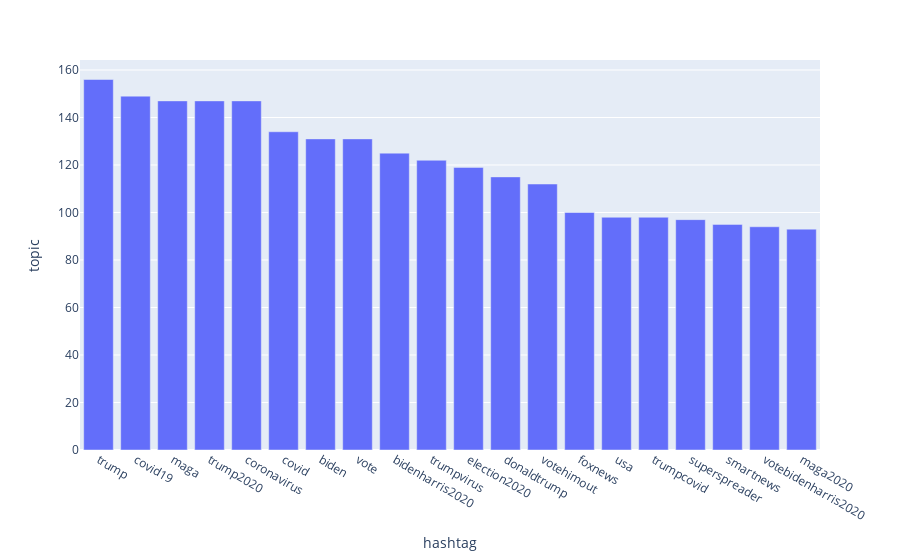

Notebook source saved alongside this figure:
### Code cell
import plotly.express as px
px.bar(new,x = 'hashtag',y ='topic')

### Figure 1 — Plotly figure (JSON) as saved in the notebook; plotly's stock layout.template omitted (floating-point values rounded to 4 significant figures)
{"data": [{"alignmentgroup": "True", "hovertemplate": "hashtag=%{x}<br>topic=%{y}<extra></extra>", "legendgroup": "", "marker": {"color": "#636efa"}, "name": "", "offsetgroup": "", "orientation": "v", "showlegend": false, "textposition": "auto", "type": "bar", "x": ["trump", "covid19", "maga", "trump2020", "coronavirus", "covid", "biden", "vote", "bidenharris2020", "trumpvirus", "election2020", "donaldtrump", "votehimout", "foxnews", "usa", "trumpcovid", "superspreader", "smartnews", "votebidenharris2020", "maga2020"], "xaxis": "x", "y": [156, 149, 147, 147, 147, 134, 131, 131, 125, 122, 119, 115, 112, 100, 98, 98, 97, 95, 94, 93], "yaxis": "y"}], "layout": {"barmode": "relative", "legend": {"tracegroupgap": 0}, "margin": {"t": 60}, "xaxis": {"anchor": "y", "domain": [0, 1], "title": {"text": "hashtag"}}, "yaxis": {"anchor": "x", "domain": [0, 1], "title": {"text": "topic"}}}}
